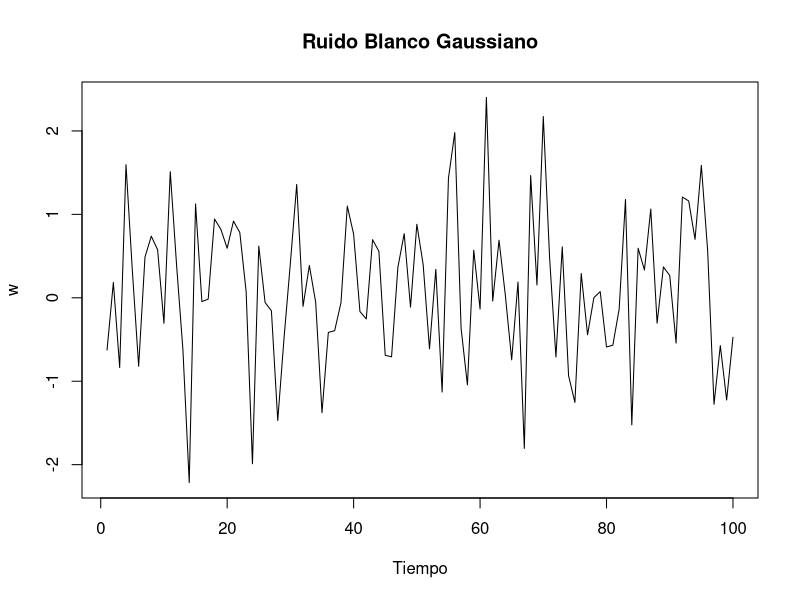
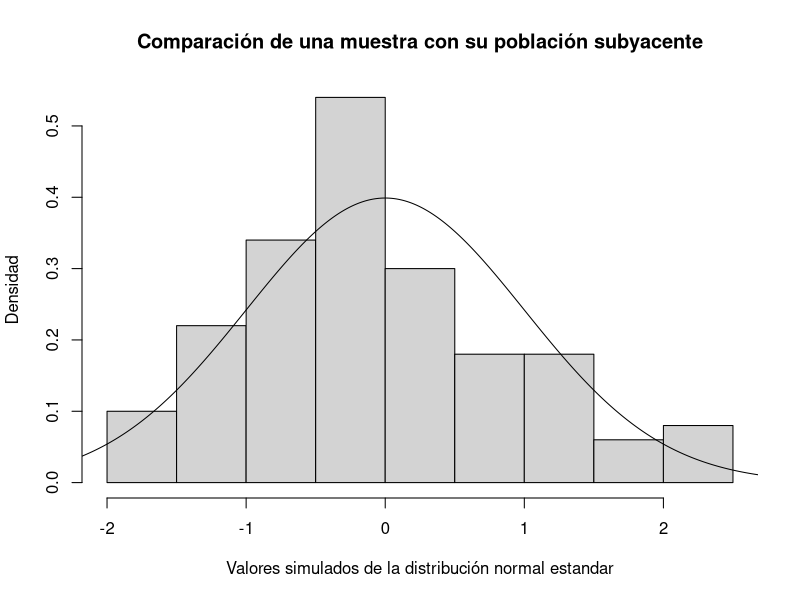
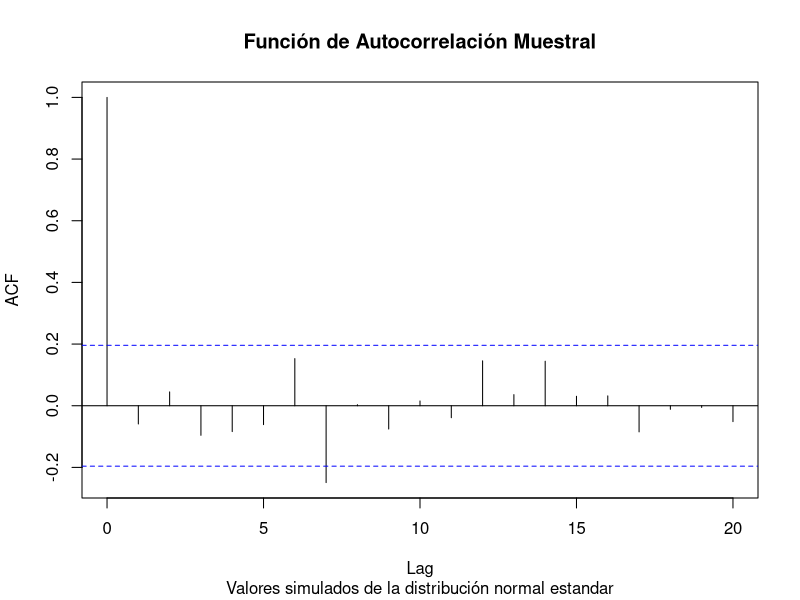
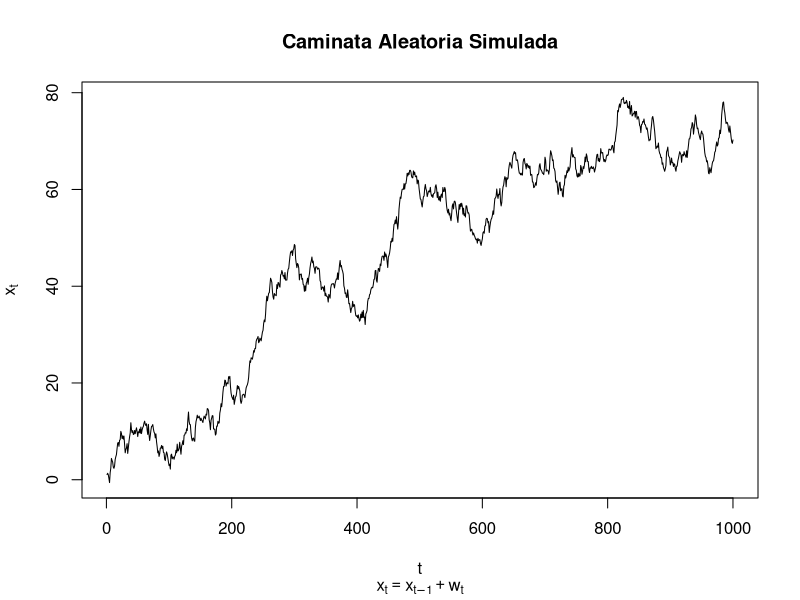
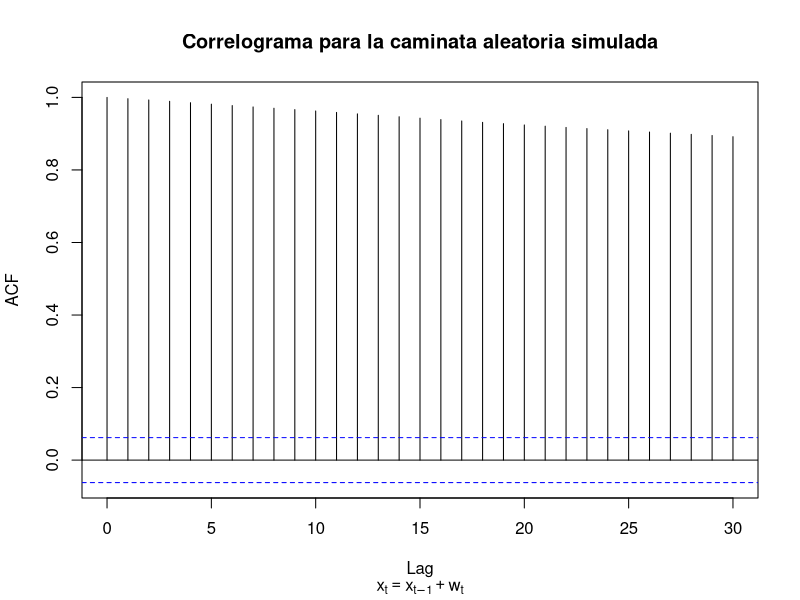
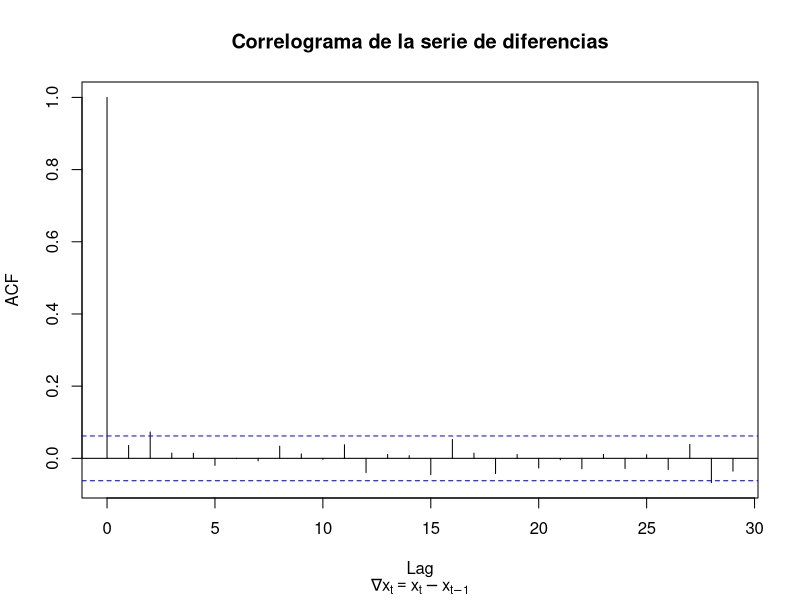
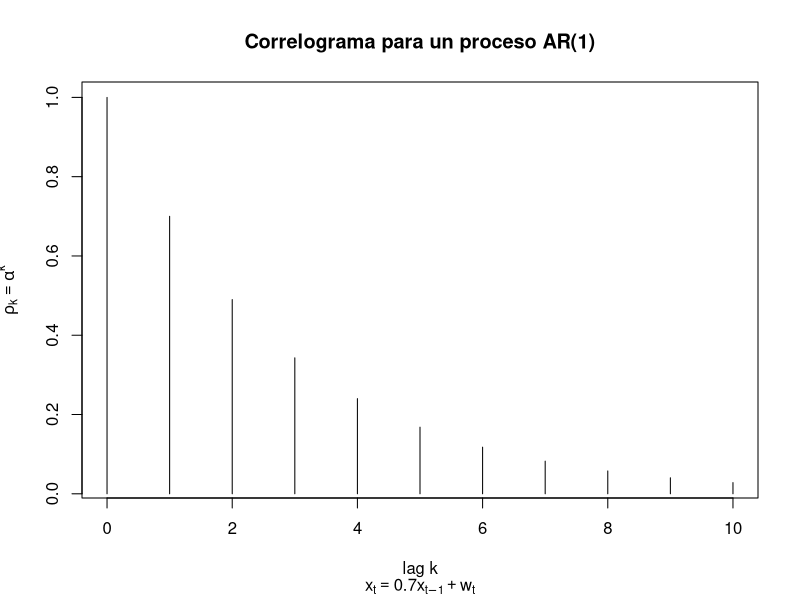
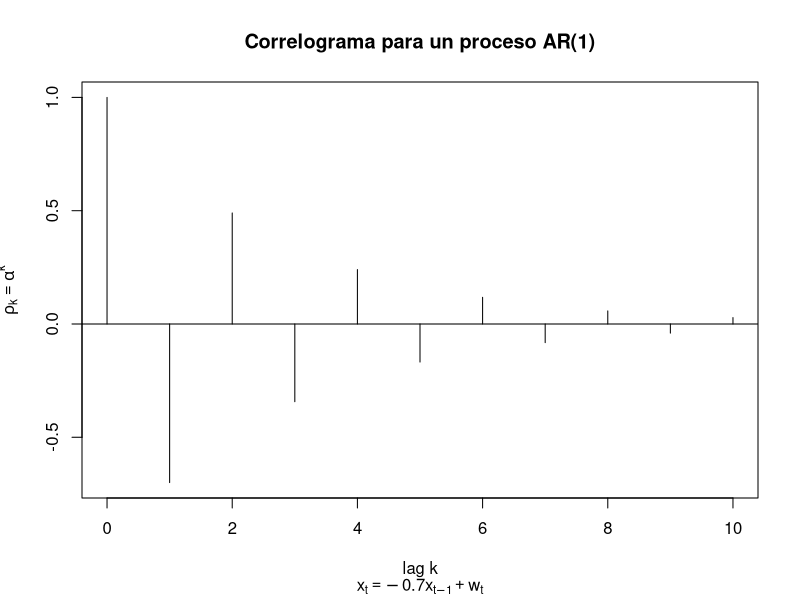

Here is the R script that generated these plots, in order:
# EJEMPLO 2 SESION 6
# Ejemplo 2. Modelos estocásticos básicos, modelos estacionarios y predicción

# Ruido Blanco y simulación en R

set.seed(1)
w <- rnorm(100)
plot(w, type = "l", xlab = "")
title(main = "Ruido Blanco Gaussiano", xlab = "Tiempo")

###

# Para ilustrar mediante simulación como las muestras pueden diferir 
# de sus poblaciones subyacentes considere lo siguiente

x <- seq(-3, 3, length = 1000)
hist(rnorm(100), prob = T, ylab = "", xlab = "", main = "") 
points(x, dnorm(x), type = "l")
title(ylab = "Densidad", xlab = "Valores simulados de la distribución normal estandar",
      main = "Comparación de una muestra con su población subyacente")

###

set.seed(2)
acf(rnorm(100), main = "")
title(main = "Función de Autocorrelación Muestral", 
      sub = "Valores simulados de la distribución normal estandar")

###

# Caminata Aleatoria
# Simulación en R

x <- w <- rnorm(1000)
for(t in 2:1000) x[t] <- x[t-1] + w[t]
plot(x, type = "l", main = "Caminata Aleatoria Simulada", 
     xlab = "t", ylab = expression(x[t]), 
     sub = expression(x[t]==x[t-1]+w[t]))
acf(x, main = "")
title(main = "Correlograma para la caminata aleatoria simulada", 
      sub = expression(x[t]==x[t-1]+w[t]))

###

# Modelos Ajustados y gráficas de diagnóstico
# Series de caminatas aleatorias simuladas

# El correlograma de las series de diferencias puede usarse para evaluar si una serie dada
# puede modelarse como una caminata aleatoria

acf(diff(x), main = "")
title(main = "Correlograma de la serie de diferencias", 
      sub = expression(nabla*x[t]==x[t]-x[t-1]))

#### Modelos AR(p), MA(q) y ARMA(p, q)

# Modelos AR(p)

# Correlograma de un proceso AR(1)

rho <- function(k, alpha) alpha^k
plot(0:10, rho(0:10, 0.7), type = "h", ylab = "", xlab = "")
title(main = "Correlograma para un proceso AR(1)",
      ylab = expression(rho[k] == alpha^k),
      xlab = "lag k",
      sub = expression(x[t]==0.7*x[t-1]+w[t]))

plot(0:10, rho(0:10, -0.7), type = "h", ylab = "", xlab = "")
title(main = "Correlograma para un proceso AR(1)",
      ylab = expression(rho[k] == alpha^k),
      xlab = "lag k",
      sub = expression(x[t]==-0.7*x[t-1]+w[t]))
abline(h = 0)

###

# Simulación en R

# Un proceso AR(1) puede ser simulado en R como sigue:

set.seed(1)
x <- w <- rnorm(100)
for(t in 2:100) x[t] <- 0.7 * x[t-1] + w[t]
plot(x, type = "l", xlab = "", ylab = "")
title(main = "Proceso AR(1) simulado",
      xlab = "Tiempo",
      ylab = expression(x[t]),
      sub = expression(x[t]==0.7*x[t-1]+w[t]))

#

acf(x, main = "")
title(main = "Correlograma del proceso AR(1) simulado", 
      sub = expression(x[t]==0.7*x[t-1]+w[t]))

#

pacf(x, main = "")
title(main = "Correlograma Parcial del proceso AR(1) simulado", 
      sub = expression(x[t]==0.7*x[t-1]+w[t]))

###

# Modelos Ajustados

# Ajuste de modelos a series simuladas

x.ar <- ar(x, method = "mle")
x.ar$order
x.ar$ar
x.ar$ar + c(-2, 2)*sqrt(x.ar$asy.var)

# Serie de temperatura global: Ajuste de un modelo AR

Global <- scan("global.txt")
Global.ts <- ts(Global, st = c(1856, 1), end = c(2005, 12), fr = 12)
Global.annual <- aggregate(Global.ts, FUN = mean)
plot(Global.ts, xlab = "Tiempo", ylab = "Temperatura en Â°C", 
     main = "Serie de Temperatura Global",
     sub = "Serie mensual: Enero de 1856 a Diciembre de 2005")
plot(Global.annual, xlab = "Tiempo", ylab = "Temperatura en Â°C", 
     main = "Serie de Temperatura Global",
     sub = "Serie anual de temperaturas medias: 1856 a 2005")

#

mean(Global.annual)
Global.ar <- ar(Global.annual, method = "mle")
Global.ar$order
Global.ar$ar
acf(Global.ar$res[-(1:Global.ar$order)], lag = 50, main = "")
title(main = "Correlograma de la serie de residuales",
      sub = "Modelo AR(4) ajustado a la serie de temperaturas globales anuales")

####################################################################################################################################################

# Modelos MA(q)

# Ejemplos en R: Correlograma y Simulación

# Función en R para calcular la Función de Autocorrelación

rho <- function(k, beta){
  q <- length(beta) - 1
  if(k > q) ACF <- 0 else {
    s1 <- 0; s2 <- 0
    for(i in 1:(q-k+1)) s1 <- s1 + beta[i]*beta[i + k]
    for(i in 1:(q+1)) s2 <- s2 + beta[i]^2
    ACF <- s1/s2}
  ACF}

# Correlograma para un proceso MA(3)

beta <- c(1, 0.7, 0.5, 0.2)
rho.k <- rep(1, 10)
for(k in 1:10) rho.k[k] <- rho(k, beta)
plot(0:10, c(1, rho.k), ylab = expression(rho[k]), xlab = "lag k", type = "h",
     sub = expression(x[t] == w[t] + 0.7*w[t-1] + 0.5*w[t-2] + 0.2*w[t-3]),
     main = "Función de autocorrelación para un proceso MA(3)")
abline(0, 0)

# Correlograma para otro proceso MA(3)

beta <- c(1, -0.7, 0.5, -0.2)
rho.k <- rep(1, 10)
for(k in 1:10) rho.k[k] <- rho(k, beta)
plot(0:10, c(1, rho.k), ylab = expression(rho[k]), xlab = "lag k", type = "h",
     sub = expression(x[t] == w[t] - 0.7*w[t-1] + 0.5*w[t-2] - 0.2*w[t-3]),
     main = "Función de autocorrelación para un proceso MA(3)")
abline(0, 0)

####################################################################################################################################################

# Simulación de un proceso MA(3)

set.seed(1)
b <- c(0.8, 0.6, 0.4)
x <- w <- rnorm(1000)
for(t in 4:1000){
  for(j in 1:3) x[t] <- x[t] + b[j]*w[t-j]
}

plot(x, type = "l", ylab = expression(x[t]), xlab = "Tiempo t",
     sub = expression(x[t] == w[t] + 0.8*w[t-1] + 0.6*w[t-2] + 0.4*w[t-3]),
     main = "Serie de tiempo simulada de un proceso MA(3)")

###

acf(x, main = "")
title(main = "Correlograma para un proceso MA(3) simulado", 
      sub = expression(x[t] == w[t] + 0.8*w[t-1] + 0.6*w[t-2] + 0.4*w[t-3]))

####################################################################################################################################################

# Ajuste de modelos MA 

x.ma <- arima(x, order = c(0, 0, 3))
x.ma

####################################################################################################################################################

# Modelos ARMA(p, q)


# Simulación y Ajuste

set.seed(1)
x <- arima.sim(n = 10000, list(ar = -0.6, ma = 0.5))
plot(x[1:100], type = "l", xlab = "")
title(main = "Serie simulada", xlab = "Tiempo", 
      sub = expression(x[t] == -0.6*x[t-1] + w[t] + 0.5*w[t-1]))

#

coef(arima(x, order = c(1, 0, 1)))

#### Predicción

# Serie de producción de electricidad

CBE <- read.csv("cbe.csv", header = TRUE)
Elec.ts <- ts(CBE[, 3], start = 1958, freq = 12)
plot(Elec.ts, xlab = "", ylab = "")
title(main = "Serie de Producción de Electricidad",
      xlab = "Tiempo",
      ylab = "Producción de electricidad")

#

plot(log(Elec.ts), xlab = "", ylab = "")
title(main = "Serie-log de Producción de Electricidad",
      xlab = "Tiempo",
      ylab = "Log de Producción de electricidad")

#

Time <- 1:length(Elec.ts)
Imth <- cycle(Elec.ts)
Elec.lm <- lm(log(Elec.ts) ~ Time + I(Time^2) + factor(Imth))

#

acf(resid(Elec.lm), main = "")
title(main = "Correlograma de la serie de residuales del modelo de regresión",
      sub = "Serie de producción de electricidad")

#

plot(resid(Elec.lm), type = "l", main = "", xlab = "", ylab = "")
title(main = "Serie de residuales del modelo de regresión ajustado",
      sub = "Serie de producción de electricidad",
      xlab = "Tiempo",
      ylab = "Residuales")

###

# Código para encontrar el mejor modelo ARMA(p, q) considerando el AIC 
# (Akaike Information Criterion)

best.order <- c(0, 0, 0)
best.aic <- Inf
for(i in 0:2)for(j in 0:2){
  model <- arima(resid(Elec.lm), order = c(i, 0, j))
  fit.aic <- AIC(model)
  if(fit.aic < best.aic){
    best.order <- c(i, 0, j)
    best.arma <- arima(resid(Elec.lm), order = best.order)
    best.aic <- fit.aic
  }
}

best.order

#

acf(resid(best.arma), main = "")
title(main = "Serie de residuales del modelo ARMA(2, 0) ajustado",
      sub = "Serie de residuales del modelo de regresión ajustado a los datos de electricidad")

###

new.time <- seq(length(Elec.ts)+1, length = 36)
new.data <- data.frame(Time = new.time, Imth = rep(1:12, 3))
predict.lm <- predict(Elec.lm, new.data)
predict.arma <- predict(best.arma, n.ahead = 36)
elec.pred <- ts(exp(predict.lm + predict.arma$pred), start = 1991, freq = 12)

#

ts.plot(cbind(Elec.ts, elec.pred), lty = 1:2, 
        col = c("blue", "red"), xlab = "Tiempo", 
        ylab = "Producción de electricidad",
        main = "Predicción de los datos de producción de electricidad",
        sub = "Predicción de 36 meses")

